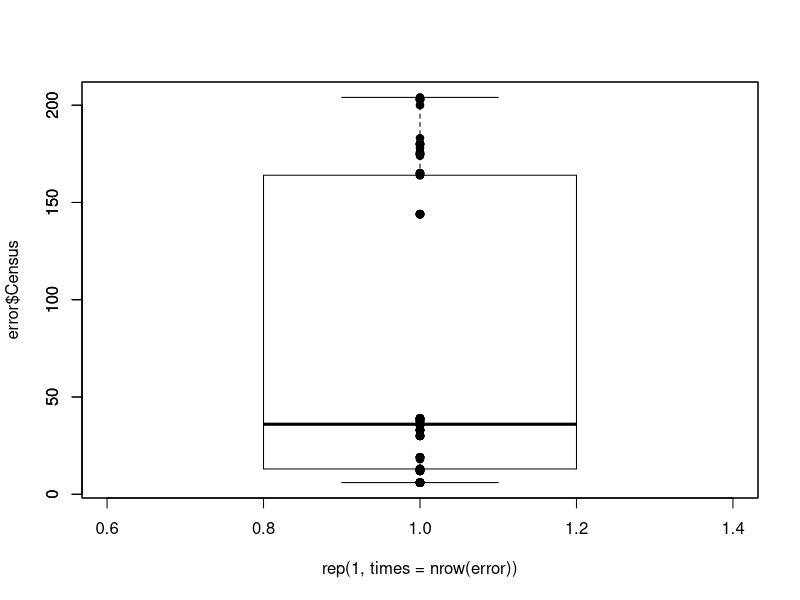

The R source for this figure:
### Title: measurement error
###
### Author: Michael Koontz
### 
### Date Created: 20140604
### Last Updated: 20170127
###
# Purpose: Evaluates the measurement error in censusing using repeat measures 
# of 15 populations of unknown size

# Fifteen populations were set up with unknown, but variable population sizes 
# and 8 different observers censused each population. Five populations were
# "small", 5 populations were "medium", and 5 populations were "large"

# Read file
error <- read.csv("data/measurement-error.csv")
error$size_cat <- c(rep("s", 5), rep("m", 5), rep("l", 5))
head(error)

# Plot the range of census values
plot(x = rep(1, times = nrow(error)), y = error$Census, pch = 19)
boxplot(error$Census, add = TRUE, col = NA)

# Mean and variance of censused population sizes. If variance is 0, then all 
# observers recorded the same population size 
(group.mn <- tapply(error$Census, error$Box, FUN=function(x) mean(x, na.rm=TRUE)))
(variance <- tapply(error$Census, error$Box, FUN=function(x) var(x, na.rm=TRUE)))

# The squared difference between each observer's census and the group mean for
# each population
(ss_resids <- tapply(X = error$Census, 
                  INDEX = error$Person, 
                  FUN=function(x) ( ((x - group.mn)^2) ) ))

ss_resids_df <- do.call(rbind, ss_resids)

# Coefficient of variation of observer error per population (standard deviation of
# sum of squares residuals per popoulation divided by group mean per population)
CoV <- apply(ss_resids_df, MARGIN = 2, FUN = function(x) mean(sqrt(x), na.rm = TRUE)) / group.mn
mean(CoV)
  
fm1 <- lm(Census ~ Person + size_cat, data = error)
summary(fm1)
